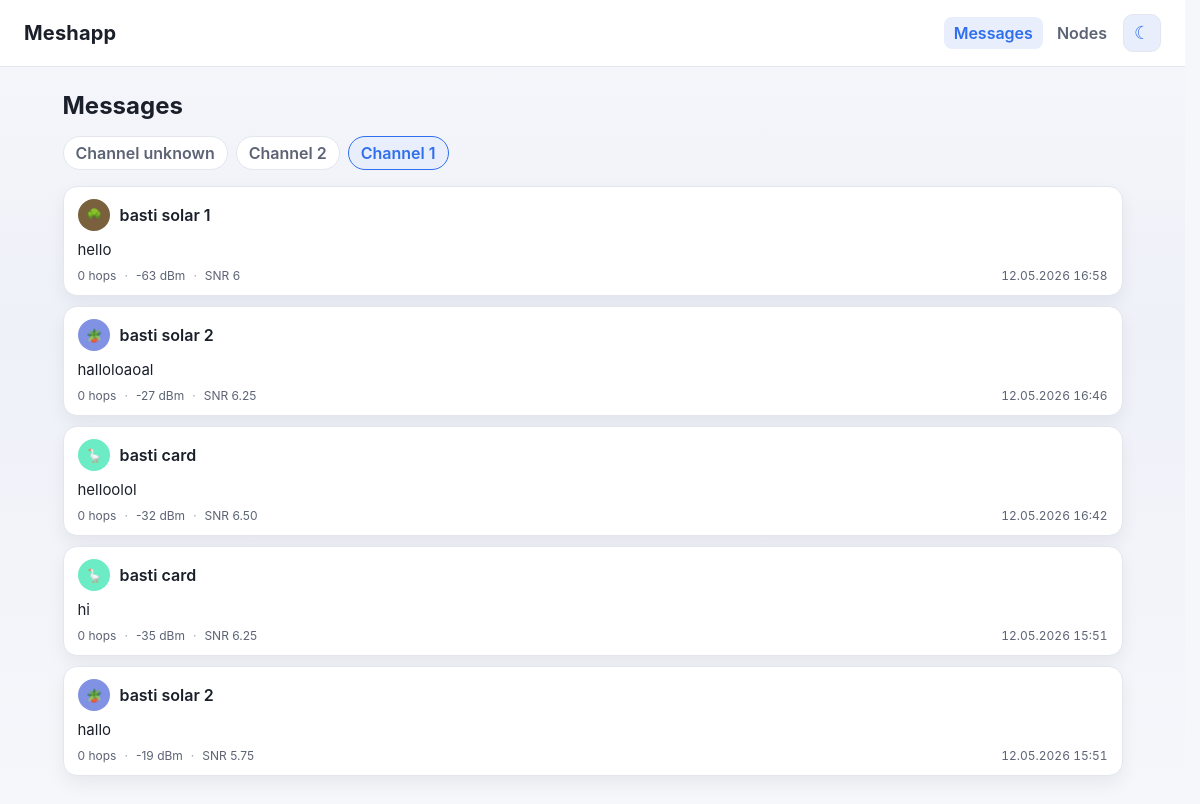
The page /messages/1 on the database its author committed.
### tables this page shows
CREATE TABLE messages (
                id INTEGER PRIMARY KEY AUTOINCREMENT,
                rx_time INTEGER NOT NULL,
                channel_index INTEGER,
                channel_key TEXT,
                from_id TEXT,
                to_id TEXT,
                hops INTEGER,
                portnum TEXT,
                text TEXT,
                rx_rssi REAL,
                rx_snr REAL,
                decoded_json TEXT,
                raw_json TEXT
            , packet_id INTEGER);

CREATE TABLE nodes (
                node_id TEXT PRIMARY KEY,
                short_name TEXT,
                long_name TEXT,
                hw_model TEXT,
                last_seen INTEGER,
                last_ping INTEGER,
                last_hops INTEGER,
                last_telemetry INTEGER,
                last_position INTEGER,
                battery_level REAL,
                battery_voltage REAL,
                temperature REAL,
                humidity REAL,
                pressure REAL,
                telemetry_json TEXT,
                position_json TEXT,
                non_message_day TEXT,
                telemetry_count_total INTEGER DEFAULT 0,
                telemetry_count_daily INTEGER DEFAULT 0,
                nodeinfo_count_total INTEGER DEFAULT 0,
                nodeinfo_count_daily INTEGER DEFAULT 0,
                position_count_total INTEGER DEFAULT 0,
                position_count_daily INTEGER DEFAULT 0,
                other_count_total INTEGER DEFAULT 0,
                other_count_daily INTEGER DEFAULT 0
            , role TEXT, macaddr TEXT, public_key TEXT, first_seen INTEGER, last_rx_snr REAL, last_rx_rssi REAL, online_since INTEGER, uptime_seconds INTEGER, channel_utilization REAL, air_util_tx REAL);

### main.py (the view)
@app.route("/messages/<channel_key>")
def messages_channel(channel_key):
    channels = _get_available_channels()
    return _render_messages(channel_key, channels)

### main.py (called while the page is built)
def _format_message_time(value):
    if not value:
        return "-"
    dt = datetime.fromtimestamp(int(value), tz=timezone.utc).astimezone()
    today = datetime.now().astimezone().date()
    if dt.date() == today:
        return dt.strftime("%H:%M")
    return dt.strftime("%d.%m.%Y %H:%M")

def _format_value(value, digits=2):
    if value is None:
        return "-"
    try:
        number = float(value)
    except (TypeError, ValueError):
        return str(value)
    if number != number or number in (float("inf"), float("-inf")):
        return "-"
    if number.is_integer():
        return str(int(number))
    return f"{number:.{digits}f}"

def _parse_node_num(value):
    if value is None:
        return None
    if isinstance(value, int):
        return value
    text = str(value).strip()
    if not text:
        return None
    if text.startswith("!"):
        text = text[1:]
        base = 16
    elif text.startswith("0x"):
        text = text[2:]
        base = 16
    else:
        base = 16 if any(char in text for char in "abcdefABCDEF") else 10
    try:
        return int(text, base)
    except ValueError:
        return None

def _node_avatar_colors(node_id):
    node_num = _parse_node_num(node_id)
    if node_num is None:
        return {"avatar_bg": None, "avatar_fg": None}
    red = (node_num & 0xFF0000) >> 16
    green = (node_num & 0x00FF00) >> 8
    blue = node_num & 0x0000FF
    brightness = ((red * 0.299) + (green * 0.587) + (blue * 0.114)) / 255
    foreground = "#000000" if brightness > 0.5 else "#ffffff"
    background = f"#{red:02x}{green:02x}{blue:02x}"
    return {"avatar_bg": background, "avatar_fg": foreground}

def _db_connect():
    conn = sqlite3.connect(DB_PATH, timeout=30)
    conn.row_factory = sqlite3.Row
    return conn

def _get_available_channels():
    with _db_connect() as conn:
        rows = conn.execute(
            """
            SELECT channel_key, channel_index, MAX(rx_time) AS last_rx
            FROM messages
            WHERE channel_key IS NOT NULL
            GROUP BY channel_key, channel_index
            ORDER BY last_rx DESC
            """
        ).fetchall()
    return [dict(row) for row in rows]

def _find_channel_info(channels, channel_key):
    for channel in channels:
        if channel.get("channel_key") == channel_key:
            return channel
    return {"channel_key": channel_key, "channel_index": None}

### templates/messages.html (shortened to what this page needs)
{% extends "base.html" %}
{% block content %}
<h1>Messages</h1>
{% if channels %}
  <div class="channel-tabs">
    {% for channel in channels %}
      {% set channel_label = "Channel " ~ (channel.channel_index if channel.channel_index is not none else (channel.channel_key or "?")) %}
      <a href="{{ url_for('messages_channel', channel_key=channel.channel_key) }}"
         class="{% if channel.channel_key == current_channel.channel_key %}active{% endif %}"
         title="Key: {{ channel.channel_key }}">{{ channel_label }}</a>
    {% endfor %}
  </div>
{% endif %}
<div id="messages-list" class="message-list">
  {% if messages %}
    {% for msg in messages %}
      {% set display_name = msg.long_name or msg.short_name or msg.from_id or "-" %}
      {% set avatar_text_raw = msg.short_name or (msg.long_name[:2] if msg.long_name else (msg.from_id[:2] if msg.from_id else "?")) %}
      {% set avatar_text = avatar_text_raw[:4] | upper %}
      {% set avatar_small = avatar_text | length >= 4 %}
      <article class="bubble bubble--clickable" data-message-id="{{ msg.id }}" tabindex="0" role="button" aria-label="View message details">
        <header class="bubble__header">
          <button type="button" class="node-button" data-node-id="{{ msg.from_id or '' }}">
            <span class="avatar{% if avatar_small %} avatar--small{% endif %}"
                  {% if msg.avatar_bg or msg.avatar_fg %}style="{% if msg.avatar_bg %}background: {{ msg.avatar_bg }};{% endif %}{% if msg.avatar_fg %} color: {{ msg.avatar_fg }};{% endif %}"{% endif %}>{{ avatar_text }}</span>
            <span class="node-name">{{ display_name }}</span>
          </button>
        </header>
        {% if msg.text %}
          <div class="bubble__body">{{ msg.text }}</div>
        {% else %}
          <div class="bubble__body bubble__body--meta"><span class="tag">{{ msg.portnum or "unknown" }}</span></div>
        {% endif %}
        <footer class="bubble__footer">
          <span class="bubble__meta">
            {% if msg.hops is not none %}<span>{{ msg.hops }} {{ "hop" if msg.hops == 1 else "hops" }}</span>{% endif %}
            {% if msg.rx_rssi is not none %}<span>{{ msg.rx_rssi | value }} dBm</span>{% endif %}
            {% if msg.rx_snr is not none %}<span>SNR {{ msg.rx_snr | value }}</span>{% endif %}
          </span>
          <time class="bubble__time" datetime="{{ msg.rx_time }}">{{ msg.rx_time | message_time }}</time>
        </footer>
      </article>
    {% endfor %}
  {% else %}
    <div class="empty-state">No messages yet.</div>
  {% endif %}
</div>
{% endblock %}

### static/style.css (style rules this page uses)
:root { color-scheme: light; --bg: #f6f7fb; --bg-gradient: linear-gradient(180deg, #f6f7fb, #eef1f8 40%, #f6f7fb 100%); --panel: #ffffff; --panel-hover: #f4f6fb; --text: #1b1f2a; --muted: #5c6374; --accent: #2f6fed; --accent-soft: #e9eefc; --border: #e3e6ee; --shadow: 0 8px 18px rgba(16, 24, 40, 0.06); --shadow-strong: 0 20px 50px rgba(16, 24, 40, 0.25); --overlay: rgba(16, 24, 40, 0.55); --tag-bg: #e9eefc; --tag-fg: #2f6fed; --font-main: -apple-system, BlinkMacSystemFont, "Segoe UI", system-ui, Roboto, "Helvetica Neue", Arial, sans-serif, "Apple Color Emoji", "Segoe UI Emoji", "Noto Color Emoji"; --font-avatar: "Segoe UI Emoji", "Apple Color Emoji", "Noto Color Emoji", "Segoe UI Symbol", "Noto Emoji", -apple-system, BlinkMacSystemFont, "Segoe UI", system-ui, sans-serif; }
* { box-sizing: border-box; }
html, body { height: 100%; }
html { scrollbar-gutter: stable; }
body { margin: 0; font-family: var(--font-main); background: var(--bg); background-image: var(--bg-gradient); color: var(--text); -webkit-text-size-adjust: 100%; text-rendering: optimizeLegibility; min-height: 100vh; }
a { color: var(--accent); }
button { font-family: inherit; color: inherit; }
h1 { margin: 0 0 16px; font-size: clamp(20px, 2.5vw, 24px); }
.node-button { display: inline-flex; align-items: center; gap: 10px; background: none; border: none; padding: 4px 6px; margin: -4px -6px; border-radius: 8px; cursor: pointer; color: inherit; text-align: left; font: inherit; max-width: 100%; }
.avatar { width: 32px; height: 32px; border-radius: 50%; background: var(--accent-soft); color: var(--accent); font-weight: 700; font-size: 13px; font-family: var(--font-main); display: inline-flex; align-items: center; justify-content: center; flex: 0 0 auto; line-height: 1; white-space: nowrap; overflow: hidden; }
.node-name { font-weight: 600; overflow: hidden; text-overflow: ellipsis; white-space: nowrap; }
.channel-tabs { display: flex; flex-wrap: wrap; gap: 8px; margin: 0 0 16px; }
.channel-tabs a { padding: 6px 12px; border-radius: 999px; border: 1px solid var(--border); color: var(--muted); text-decoration: none; font-weight: 600; background: var(--panel); }
.channel-tabs a.active { border-color: var(--accent); color: var(--accent); background: var(--accent-soft); }
.message-list { display: flex; flex-direction: column; gap: 10px; }
.bubble { background: var(--panel); border: 1px solid var(--border); border-radius: 14px; padding: 12px 14px; display: flex; flex-direction: column; gap: 8px; box-shadow: var(--shadow); }
.bubble--clickable { cursor: pointer; transition: border-color 0.12s ease, box-shadow 0.12s ease, background 0.12s ease; }
.bubble__header { display: flex; }
.bubble__body { font-size: 15px; line-height: 1.4; word-wrap: break-word; overflow-wrap: anywhere; white-space: pre-wrap; }
.bubble__footer { display: flex; justify-content: space-between; align-items: baseline; gap: 12px; flex-wrap: wrap; font-size: 12px; color: var(--muted); }
.bubble__meta { display: inline-flex; flex-wrap: wrap; gap: 8px; }
.bubble__meta span + span::before { content: "·"; margin-right: 8px; opacity: 0.6; }
.bubble__time { font-variant-numeric: tabular-nums; white-space: nowrap; }

### rows shown on the page
messages: avatar_text "🌳", text "hello", hops "0", hops "hops", rx_rssi|value "-63", rx_snr|value "6", rx_time|message_time "12.05.2026 16:58"
nodes: long_name "basti solar 1"
messages: avatar_text "🪴", text "halloloaoal", hops "0", hops "hops", rx_rssi|value "-27", rx_snr|value "6.25", rx_time|message_time "12.05.2026 16:46"
nodes: long_name "basti solar 2"
messages: avatar_text "🪿", text "helloolol", hops "0", hops "hops", rx_rssi|value "-32", rx_snr|value "6.50", rx_time|message_time "12.05.2026 16:42"
nodes: long_name "basti card"
messages: avatar_text "🪿", text "hi", hops "0", hops "hops", rx_rssi|value "-35", rx_snr|value "6.25", rx_time|message_time "12.05.2026 15:51"
messages: avatar_text "🪴", text "hallo", hops "0", hops "hops", rx_rssi|value "-19", rx_snr|value "5.75", rx_time|message_time "12.05.2026 15:51"

### other values the page prints
{{ channel_label }} "Channel unknown" "Channel 2" "Channel 1"
